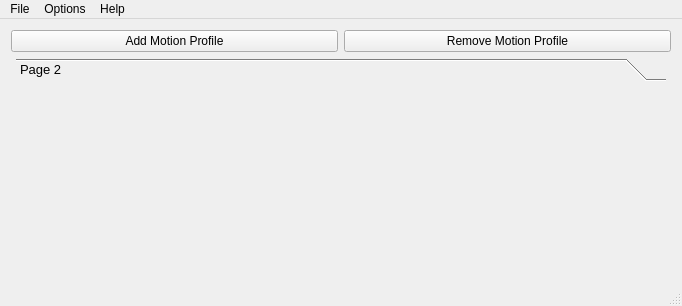
<?xml version="1.0" encoding="UTF-8"?>
<ui version="4.0">
 <class>MainWindow</class>
 <widget class="QMainWindow" name="MainWindow">
  <property name="geometry">
   <rect>
    <x>0</x>
    <y>0</y>
    <width>682</width>
    <height>306</height>
   </rect>
  </property>
  <property name="sizePolicy">
   <sizepolicy hsizetype="MinimumExpanding" vsizetype="MinimumExpanding">
    <horstretch>0</horstretch>
    <verstretch>0</verstretch>
   </sizepolicy>
  </property>
  <property name="minimumSize">
   <size>
    <width>680</width>
    <height>0</height>
   </size>
  </property>
  <property name="windowTitle">
   <string>MainWindow</string>
  </property>
  <widget class="QWidget" name="centralWidget">
   <layout class="QGridLayout" name="gridLayout">
    <item row="0" column="0">
     <layout class="QHBoxLayout" name="horizontalLayout">
      <item>
       <widget class="QPushButton" name="pushButton_AddMotionProfile">
        <property name="text">
         <string>Add Motion Profile</string>
        </property>
        <property name="icon">
         <iconset>
          <normaloff>images/add_simple.png</normaloff>images/add_simple.png</iconset>
        </property>
       </widget>
      </item>
      <item>
       <widget class="QPushButton" name="pushButton_RemoveMotionProfile">
        <property name="text">
         <string>Remove Motion Profile</string>
        </property>
        <property name="icon">
         <iconset>
          <normaloff>images/cancel.png</normaloff>images/cancel.png</iconset>
        </property>
       </widget>
      </item>
     </layout>
    </item>
    <item row="1" column="0">
     <layout class="QHBoxLayout" name="horizontalLayout_2">
      <item>
       <spacer name="horizontalSpacer">
        <property name="orientation">
         <enum>Qt::Horizontal</enum>
        </property>
        <property name="sizeHint" stdset="0">
         <size>
          <width>40</width>
          <height>20</height>
         </size>
        </property>
       </spacer>
      </item>
      <item>
       <widget class="QToolBox" name="toolBox">
        <property name="sizePolicy">
         <sizepolicy hsizetype="MinimumExpanding" vsizetype="MinimumExpanding">
          <horstretch>0</horstretch>
          <verstretch>0</verstretch>
         </sizepolicy>
        </property>
        <property name="minimumSize">
         <size>
          <width>650</width>
          <height>0</height>
         </size>
        </property>
        <property name="font">
         <font>
          <pointsize>10</pointsize>
         </font>
        </property>
        <property name="frameShape">
         <enum>QFrame::NoFrame</enum>
        </property>
        <property name="currentIndex">
         <number>0</number>
        </property>
        <widget class="QWidget" name="page_2">
         <property name="geometry">
          <rect>
           <x>0</x>
           <y>0</y>
           <width>650</width>
           <height>183</height>
          </rect>
         </property>
         <attribute name="label">
          <string>Page 2</string>
         </attribute>
        </widget>
       </widget>
      </item>
      <item>
       <spacer name="horizontalSpacer_2">
        <property name="orientation">
         <enum>Qt::Horizontal</enum>
        </property>
        <property name="sizeHint" stdset="0">
         <size>
          <width>40</width>
          <height>20</height>
         </size>
        </property>
       </spacer>
      </item>
     </layout>
    </item>
   </layout>
  </widget>
  <widget class="QMenuBar" name="menuBar">
   <property name="geometry">
    <rect>
     <x>0</x>
     <y>0</y>
     <width>682</width>
     <height>21</height>
    </rect>
   </property>
   <widget class="QMenu" name="menuFile">
    <property name="title">
     <string>File</string>
    </property>
    <addaction name="separator"/>
    <addaction name="actionSave"/>
    <addaction name="actionSave_As"/>
    <addaction name="separator"/>
    <addaction name="actionLoad"/>
    <addaction name="separator"/>
    <addaction name="actionExit"/>
   </widget>
   <widget class="QMenu" name="menuOptions">
    <property name="title">
     <string>Options</string>
    </property>
   </widget>
   <widget class="QMenu" name="menuHelp">
    <property name="title">
     <string>Help</string>
    </property>
   </widget>
   <addaction name="menuFile"/>
   <addaction name="menuOptions"/>
   <addaction name="menuHelp"/>
  </widget>
  <widget class="QStatusBar" name="statusBar"/>
  <action name="actionSave">
   <property name="icon">
    <iconset resource="imageicons.qrc">
     <normaloff>:/Images/images/save_icon.png</normaloff>:/Images/images/save_icon.png</iconset>
   </property>
   <property name="text">
    <string>Save</string>
   </property>
   <property name="statusTip">
    <string extracomment="Save the current variable settings to the current file path."/>
   </property>
  </action>
  <action name="actionSave_As">
   <property name="text">
    <string>Save_As</string>
   </property>
  </action>
  <action name="actionLoad">
   <property name="icon">
    <iconset>
     <normaloff>images/open_icon.png</normaloff>images/open_icon.png</iconset>
   </property>
   <property name="text">
    <string>Load</string>
   </property>
  </action>
  <action name="actionExit">
   <property name="icon">
    <iconset>
     <normaloff>images/exit_icon.png</normaloff>images/exit_icon.png</iconset>
   </property>
   <property name="text">
    <string>Exit</string>
   </property>
  </action>
 </widget>
 <layoutdefault spacing="6" margin="11"/>
 <resources>
  <include location="imageicons.qrc"/>
 </resources>
 <connections/>
</ui>
